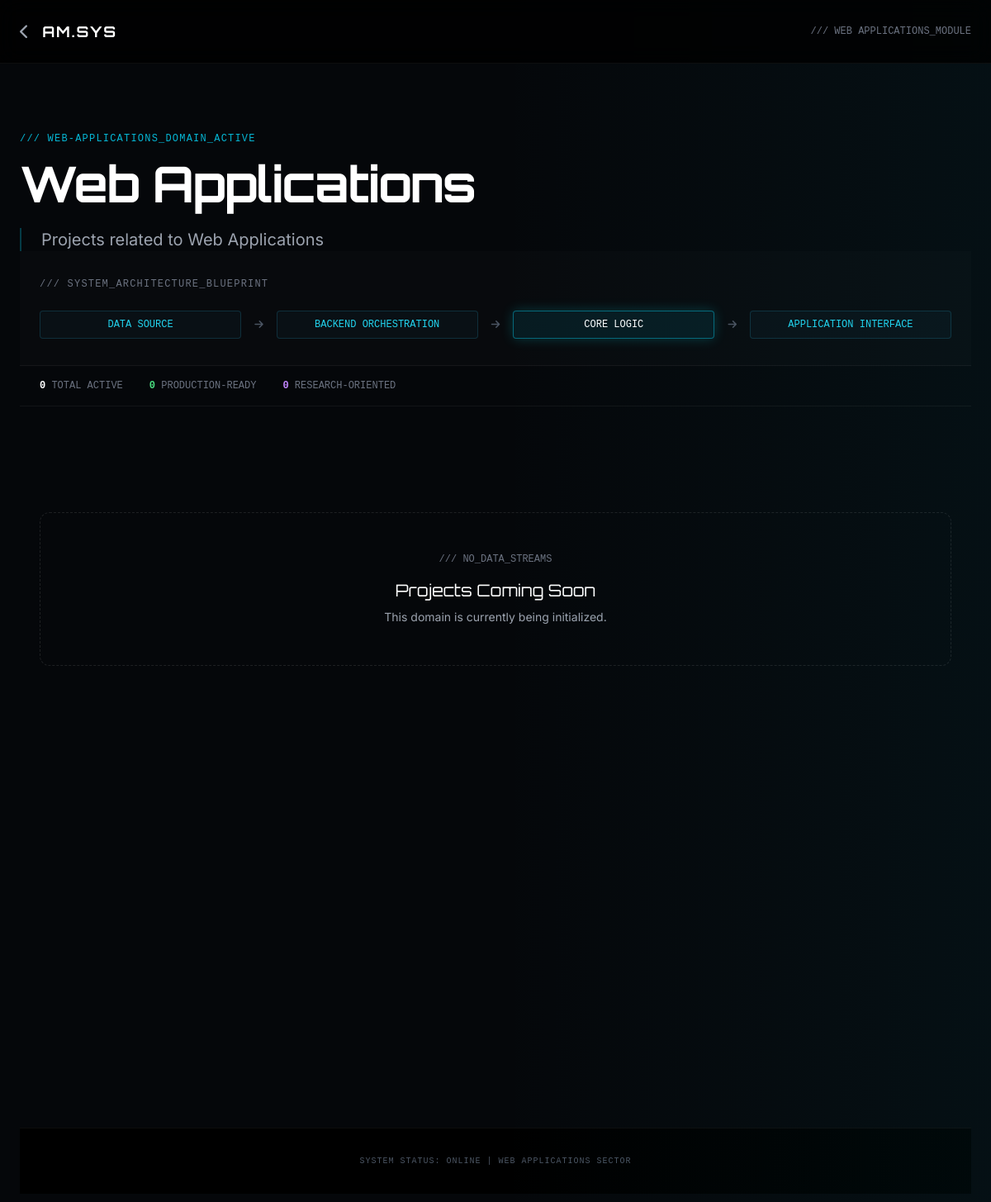
The page /projects/web-applications/ on the database its author committed.
### projects/models.py (models this page shows, shortened)
class Category(models.Model):
    name = models.CharField(max_length=100)
    slug = models.SlugField(unique=True)
    description = models.TextField(blank=True, help_text="Short description (1 line)")
    scope_statement = models.TextField(blank=True, null=True, help_text="Scope statement (2-3 lines)")
    icon = models.ImageField(upload_to="category_icons/", blank=True, null=True)
    system_node = models.ForeignKey('core.SystemNode', on_delete=models.SET_NULL, blank=True, null=True, related_name="categories", help_text="Link to System Universe Node")
    order = models.IntegerField(default=0, help_text="Display order")
    is_active = models.BooleanField(default=True)
    updated_at = models.DateTimeField(auto_now=True)
    class Meta:
        verbose_name_plural = "Categories"
        ordering = ['order', 'name']

### projects/views.py (the view)
# urls.py: path('<slug:category_slug>/', views.category_projects, name='category_projects'),
def category_projects(request, category_slug):
    category = get_object_or_404(Category, slug=category_slug)
    projects = Project.objects.filter(category=category, is_active=True).order_by('?') # Random order for now or use specific ordering
    production_count = projects.filter(deployment_status='Production').count()
    research_count = projects.filter(complexity='Research').count()
    tech_filter = request.GET.get('tech')
    if tech_filter:
        projects = projects.filter(tech_stack__icontains=tech_filter)
    context = {
        "category": category,
        "projects": projects,
        "active_filter": tech_filter,
        "production_count": production_count,
        "research_count": research_count,
    }
    return render(request, "projects/category.html", context)

### templates/projects/category.html (shortened to what this page needs)
<!DOCTYPE html>
<html lang="en">
<head>
    <script src="https://cdn.tailwindcss.com"></script>
    <link rel="stylesheet" href="https://cdnjs.cloudflare.com/ajax/libs/font-awesome/6.4.0/css/all.min.css">
</head>
<body class="antialiased">
    <nav class="fixed top-0 w-full z-50 px-6 py-6 flex justify-between items-center bg-black/80 backdrop-blur-md border-b border-white/5">
        <div class="flex items-center gap-4">
            <a href="/" class="text-gray-400 hover:text-cyan-400 transition-colors">
                <i class="fas fa-chevron-left text-lg"></i>
            </a>
            <a href="/" class="font-scifi font-bold text-lg tracking-widest text-white hover:text-cyan-400 transition-colors">
                AM.SYS
            </a>
        </div>
        <div class="font-mono text-xs text-gray-500">
            /// {{ category.name|upper }}_MODULE
        </div>
    </nav>
    <section class="pt-40 pb-12 px-6 border-b border-white/5 relative overflow-hidden">
        <div class="absolute top-0 right-0 w-1/2 h-full bg-gradient-to-l from-cyan-500/5 to-transparent pointer-events-none"></div>
        <div class="max-w-7xl mx-auto">
            <div class="font-mono text-cyan-500 text-xs mb-4 tracking-widest uppercase animate-pulse">
                /// {{ category.slug }}_domain_active
            </div>
            <h1 class="font-scifi text-4xl md:text-6xl font-bold text-white mb-6 tracking-tight">
                {{ category.name }}
            </h1>
            <p class="font-inter text-gray-400 text-lg md:text-xl leading-relaxed max-w-2xl border-l-2 border-cyan-500/30 pl-6">
                {{ category.description }}
            </p>
    <section class="border-b border-white/5 bg-white/[0.01]">
        <div class="max-w-7xl mx-auto px-6 py-8">
            <h3 class="font-mono text-xs text-gray-500 uppercase mb-6 tracking-widest text-center md:text-left">/// SYSTEM_ARCHITECTURE_BLUEPRINT</h3>
            <div class="flex flex-col md:flex-row items-center justify-between gap-4 font-mono text-xs text-cyan-400">
                <div class="px-4 py-2 border border-cyan-900/50 rounded bg-cyan-900/10 w-full text-center">
                    DATA SOURCE
                </div>
                <i class="fas fa-arrow-right text-gray-600 rotate-90 md:rotate-0"></i>
                <div class="px-4 py-2 border border-cyan-900/50 rounded bg-cyan-900/10 w-full text-center">
                    BACKEND ORCHESTRATION
                </div>
                <i class="fas fa-arrow-right text-gray-600 rotate-90 md:rotate-0"></i>
                <div class="px-4 py-2 border border-cyan-500/50 rounded bg-cyan-500/10 text-white w-full text-center shadow-[0_0_15px_rgba(0,245,255,0.2)]">
                    {% if "AI" in category.name %}AI INFERENCE ENGINE{% elif "IoT" in category.name %}EDGE PROCESSING{% else %}CORE LOGIC{% endif %}
                </div>
                <i class="fas fa-arrow-right text-gray-600 rotate-90 md:rotate-0"></i>
                <div class="px-4 py-2 border border-cyan-900/50 rounded bg-cyan-900/10 w-full text-center">
                    APPLICATION INTERFACE
                </div>
            </div>
        </div>
    </section>
    <section class="border-b border-white/5">
        <div class="max-w-7xl mx-auto px-6 py-4 flex flex-wrap justify-center md:justify-start gap-4 md:gap-8 font-mono text-xs text-gray-500">
            <div>
                <span class="text-white font-bold">{{ projects.count }}</span> TOTAL ACTIVE
            </div>
            <div>
                <span class="text-green-400 font-bold">{{ production_count }}</span> PRODUCTION-READY
            </div>
            <div>
                <span class="text-purple-400 font-bold">{{ research_count }}</span> RESEARCH-ORIENTED
            </div>
        </div>
    </section>
    <section class="section-gap min-h-[60vh]">
        <div class="max-w-7xl mx-auto px-6">
            {% if projects %}
            <div class="grid grid-cols-1 md:grid-cols-2 lg:grid-cols-3 gap-6 md:gap-8">
                {% for project in projects %}
                <a href="/projects/{{ category.slug }}/{{ project.slug }}/" class="glass-card p-8 rounded-xl flex flex-col h-full group relative overflow-hidden border border-white/5 hover:border-cyan-500/30">
                    <div class="flex justify-between items-center mb-4">
                        <span class="font-mono text-[10px] text-cyan-500/70 tracking-widest uppercase">[ {{ category.name }} ]</span>
                        <span class="font-mono text-[9px] px-2 py-0.5 rounded border
                            {% if project.deployment_status == 'Production' %}border-green-500/30 text-green-400 bg-green-500/5
                            {% elif project.deployment_status == 'Prototype' %}border-yellow-500/30 text-yellow-400 bg-yellow-500/5
                            {% else %}border-purple-500/30 text-purple-400 bg-purple-500/5{% endif %}">
                            {{ project.deployment_status|upper }}
                        </span>
                    </div>
                    <h3 class="font-scifi text-xl font-bold text-white mb-2 group-hover:text-cyan-400 transition-colors">
                        {{ project.title }}
                    </h3>
                    <div class="mb-4">
                        <span class="font-inter text-[10px] font-bold text-gray-500 uppercase tracking-wide">
                            COMPLEXITY: <span class="text-gray-300">{{ project.complexity }}</span>
                        </span>
                    </div>
                    <p class="font-inter text-sm text-gray-400 leading-relaxed mb-6 border-t border-white/5 pt-4">
                        {{ project.short_description|truncatewords:20 }}
                    </p>
                    <div class="mt-auto mb-6">
                        <div class="font-mono text-[10px] text-gray-500 mb-2 uppercase">Layers Architected:</div>
                        <div class="flex flex-wrap gap-2 text-[10px] font-mono text-cyan-300">
                            {% for layer in project.system_layers %}
                            <span class="flex items-center gap-1"><span class="w-1 h-1 bg-cyan-500 rounded-full"></span>{{ layer }}</span>
                            {% empty %}
                            <span class="text-gray-600">Details Confidential</span>
                            {% endfor %}
                        </div>
                    </div>
                    <div class="flex justify-between items-center font-mono text-xs text-cyan-400 opacity-60 group-hover:opacity-100 transition-opacity">
                        <span>View System</span>
                        <i class="fas fa-arrow-right transform -translate-x-2 group-hover:translate-x-0 transition-transform"></i>
                    </div>
                    <div class="absolute top-0 right-0 w-8 h-8 border-t border-r border-cyan-500/20 rounded-tr-xl opacity-0 group-hover:opacity-100 transition-opacity"></div>
                </a>
                {% endfor %}
            </div>
            {% else %}
            <div class="border border-dashed border-white/10 rounded-xl p-12 text-center">
                <div class="font-mono text-xs text-gray-500 mb-4">/// NO_DATA_STREAMS</div>
                <h3 class="font-scifi text-xl text-white mb-2">Projects Coming Soon</h3>
                <p class="text-sm text-gray-400">This domain is currently being initialized.</p>
            </div>
            {% endif %}
        </div>
    </section>
    <footer class="border-t border-white/5 py-8 text-center bg-black">
        <div class="font-mono text-[10px] text-gray-600 uppercase tracking-widest">
            SYSTEM STATUS: ONLINE | {{ category.name }} SECTOR
        </div>
    </footer>
</body>
</html>

### templates/projects/category.html (style rules this page uses)
:root { --bg-deep: #05070A; --text-main: #E6F1FF; --cyan-core: #00F5FF; }
body { background-color: var(--bg-deep); color: var(--text-main); font-family: 'Inter', sans-serif; overflow-x: hidden; margin: 0; }
.font-scifi { font-family: 'Orbitron', sans-serif; }
.font-mono { font-family: 'JetBrains Mono', monospace; }
.section-gap { padding: 4rem 0; }
@media (min-width: 768px) { .section-gap { padding: 8rem 0; } }

### rows shown on the page
Category: name "WEB APPLICATIONS", slug "WEB-APPLICATIONS", name "Web Applications", description "Projects related to Web Applications"

### other values the page prints
{{ projects.count }} "0"
{{ production_count }} "0"
{{ research_count }} "0"
